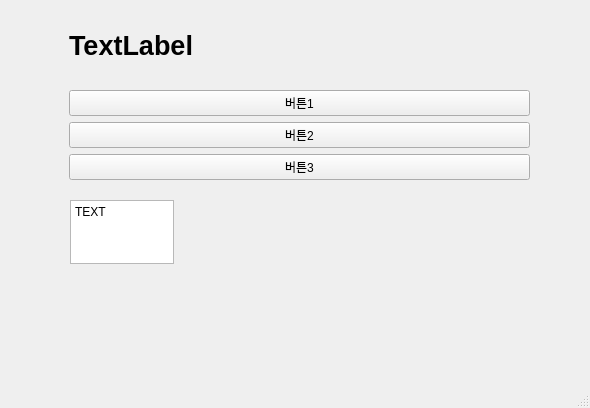
<?xml version="1.0" encoding="UTF-8"?>
<ui version="4.0">
 <class>MainWindow</class>
 <widget class="QMainWindow" name="MainWindow">
  <property name="geometry">
   <rect>
    <x>0</x>
    <y>0</y>
    <width>590</width>
    <height>408</height>
   </rect>
  </property>
  <property name="windowTitle">
   <string>MainWindow</string>
  </property>
  <widget class="QWidget" name="centralwidget">
   <widget class="QWidget" name="verticalLayoutWidget">
    <property name="geometry">
     <rect>
      <x>69</x>
      <y>90</y>
      <width>461</width>
      <height>92</height>
     </rect>
    </property>
    <layout class="QVBoxLayout" name="verticalLayout">
     <item>
      <widget class="QPushButton" name="pushButton">
       <property name="text">
        <string>버튼1</string>
       </property>
      </widget>
     </item>
     <item>
      <widget class="QPushButton" name="pushButton_3">
       <property name="text">
        <string>버튼2</string>
       </property>
      </widget>
     </item>
     <item>
      <widget class="QPushButton" name="pushButton_2">
       <property name="text">
        <string>버튼3</string>
       </property>
      </widget>
     </item>
    </layout>
   </widget>
   <widget class="QLabel" name="label">
    <property name="geometry">
     <rect>
      <x>69</x>
      <y>30</y>
      <width>461</width>
      <height>31</height>
     </rect>
    </property>
    <property name="font">
     <font>
      <pointsize>20</pointsize>
      <bold>true</bold>
     </font>
    </property>
    <property name="text">
     <string>TextLabel</string>
    </property>
   </widget>
   <widget class="QTextEdit" name="textEdit">
    <property name="geometry">
     <rect>
      <x>70</x>
      <y>200</y>
      <width>104</width>
      <height>64</height>
     </rect>
    </property>
    <property name="html">
     <string>&lt;!DOCTYPE HTML PUBLIC &quot;-//W3C//DTD HTML 4.0//EN&quot; &quot;http://www.w3.org/TR/REC-html40/strict.dtd&quot;&gt;
&lt;html&gt;&lt;head&gt;&lt;meta name=&quot;qrichtext&quot; content=&quot;1&quot; /&gt;&lt;meta charset=&quot;utf-8&quot; /&gt;&lt;style type=&quot;text/css&quot;&gt;
p, li { white-space: pre-wrap; }
hr { height: 1px; border-width: 0; }
li.unchecked::marker { content: &quot;\2610&quot;; }
li.checked::marker { content: &quot;\2612&quot;; }
&lt;/style&gt;&lt;/head&gt;&lt;body style=&quot; font-family:'맑은 고딕'; font-size:9pt; font-weight:400; font-style:normal;&quot;&gt;
&lt;p style=&quot; margin-top:0px; margin-bottom:0px; margin-left:0px; margin-right:0px; -qt-block-indent:0; text-indent:0px;&quot;&gt;TEXT&lt;/p&gt;
&lt;p style=&quot;-qt-paragraph-type:empty; margin-top:0px; margin-bottom:0px; margin-left:0px; margin-right:0px; -qt-block-indent:0; text-indent:0px;&quot;&gt;&lt;br /&gt;&lt;/p&gt;&lt;/body&gt;&lt;/html&gt;</string>
    </property>
   </widget>
  </widget>
  <widget class="QMenuBar" name="menubar">
   <property name="geometry">
    <rect>
     <x>0</x>
     <y>0</y>
     <width>590</width>
     <height>33</height>
    </rect>
   </property>
  </widget>
  <widget class="QStatusBar" name="statusbar"/>
 </widget>
 <resources/>
 <connections>
  <connection>
   <sender>pushButton</sender>
   <signal>clicked()</signal>
   <receiver>MainWindow</receiver>
   <slot>firstClick()</slot>
   <hints>
    <hint type="sourcelabel">
     <x>295</x>
     <y>140</y>
    </hint>
    <hint type="destinationlabel">
     <x>553</x>
     <y>113</y>
    </hint>
   </hints>
  </connection>
  <connection>
   <sender>pushButton_3</sender>
   <signal>clicked()</signal>
   <receiver>MainWindow</receiver>
   <slot>secondClick()</slot>
   <hints>
    <hint type="sourcelabel">
     <x>208</x>
     <y>173</y>
    </hint>
    <hint type="destinationlabel">
     <x>560</x>
     <y>156</y>
    </hint>
   </hints>
  </connection>
  <connection>
   <sender>pushButton_2</sender>
   <signal>clicked()</signal>
   <receiver>MainWindow</receiver>
   <slot>thirdClick()</slot>
   <hints>
    <hint type="sourcelabel">
     <x>372</x>
     <y>197</y>
    </hint>
    <hint type="destinationlabel">
     <x>416</x>
     <y>243</y>
    </hint>
   </hints>
  </connection>
 </connections>
 <slots>
  <slot>firstClick()</slot>
  <slot>secondClick()</slot>
  <slot>thirdClick()</slot>
 </slots>
</ui>
